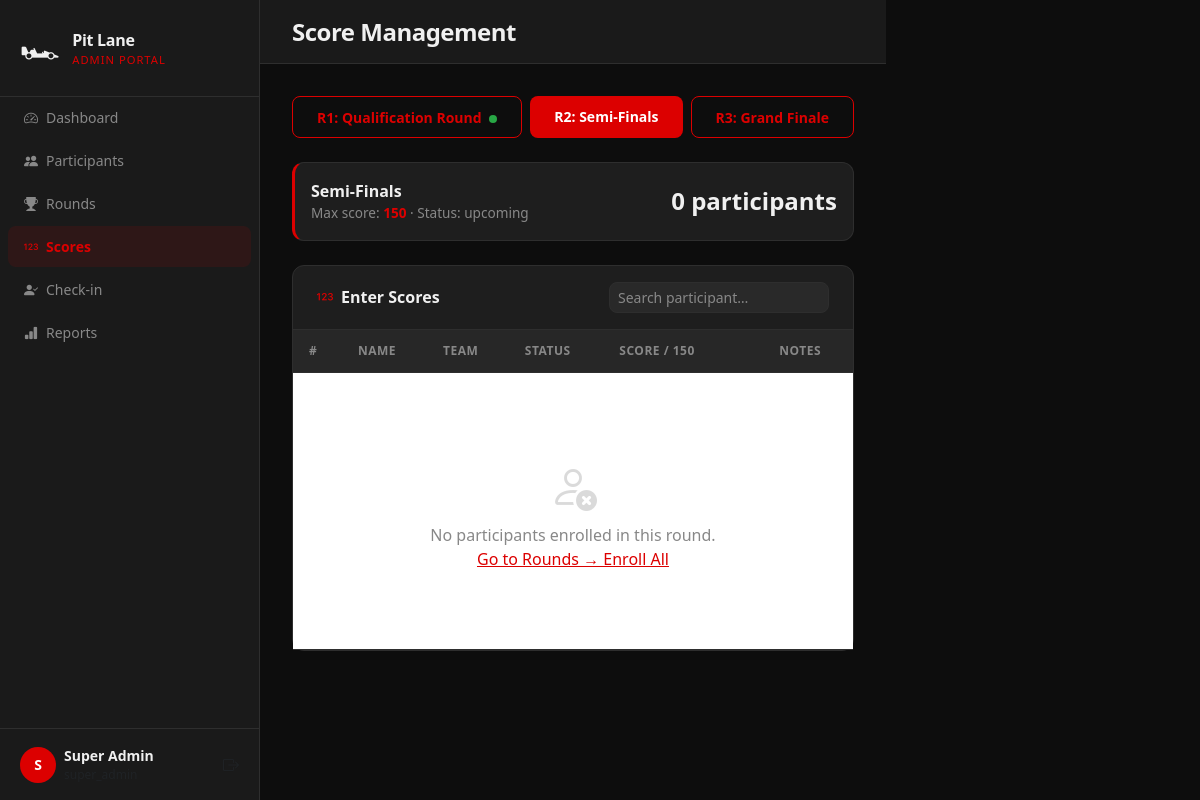
Screenshot of /admin/scores.php?round=2 (signed in) with the database file from the repository.
### tables this page shows
CREATE TABLE IF NOT EXISTS rounds (
    id           INT           NOT NULL AUTO_INCREMENT,
    event_id     INT           NOT NULL,
    round_number INT           NOT NULL,
    name         VARCHAR(200)  NOT NULL,
    description  TEXT,
    max_score    INT           NOT NULL DEFAULT 100,
    start_date   DATETIME,
    end_date     DATETIME,
    status       ENUM('upcoming','active','completed') NOT NULL DEFAULT 'upcoming',
    created_at   TIMESTAMP     NOT NULL DEFAULT CURRENT_TIMESTAMP,
    PRIMARY KEY (id),
    UNIQUE KEY uq_round_number (event_id, round_number),
    CONSTRAINT fk_rounds_event FOREIGN KEY (event_id) REFERENCES events(id) ON DELETE CASCADE
);

### includes/functions.php (called while the page is built, shortened)
<?php
function sanitize(string $val): string {
    return htmlspecialchars(trim($val), ENT_QUOTES, 'UTF-8');
}
function isAdminLoggedIn(): bool {
    return !empty($_SESSION['admin_id']);
}
function currentAdmin(): ?array {
    static $admin = null;
    if ($admin === null) {
        $stmt = db()->prepare('SELECT id, username, name, email, role FROM admins WHERE id = ?');
        $stmt->execute([$_SESSION['admin_id']]);
        $admin = $stmt->fetch() ?: null;
    }
    return $admin;
}

### config/db.php (called while the page is built, shortened)
<?php
function db(): PDO {
    static $pdo = null;
    if ($pdo === null) {
        $dsn = sprintf('mysql:host=%s;dbname=%s;charset=%s', DB_HOST, DB_NAME, DB_CHARSET);
        $pdo = new PDO($dsn, DB_USER, DB_PASS, [
            PDO::ATTR_ERRMODE            => PDO::ERRMODE_EXCEPTION,
            PDO::ATTR_DEFAULT_FETCH_MODE => PDO::FETCH_ASSOC,
            PDO::ATTR_EMULATE_PREPARES   => false,
        ]);
    }
    return $pdo;
}

### admin/scores.php (the view, shortened to what this page needs)
<?php
require_once __DIR__ . '/../includes/layout.php';
$pdo = db();
$rounds = $pdo->query("
    SELECT r.id, r.round_number, r.name, r.max_score, r.status
    FROM rounds r JOIN events e ON e.id=r.event_id
    ORDER BY r.round_number
")->fetchAll();
$roundId       = (int)($_GET['round']       ?? ($rounds[0]['id'] ?? 0));
$currentRound = null;
foreach ($rounds as $r) {
    if ($r['id'] == $roundId) { $currentRound = $r; break; }
}
$where  = ['pr.round_id = ?'];
$params = [$roundId];
$whereSQL = 'WHERE ' . implode(' AND ', $where);
$entries = $pdo->prepare("
    SELECT pr.id AS pr_id, pr.score, pr.status AS pr_status, pr.notes, pr.checked_in_at,
           p.id AS p_id, p.name, p.email, p.city, p.team_name
    FROM participant_rounds pr
    JOIN participants p ON p.id = pr.participant_id
    {$whereSQL}
    ORDER BY pr.score DESC, p.name
");
$entries->execute($params);
$entries = $entries->fetchAll();
pageHead('Scores', true);
?>
<div class="d-flex">
<?php adminNav('scores'); ?>
<div class="admin-main">
  <div class="admin-topbar">
    <span class="page-title">Score Management</span>
  </div>
  <div class="admin-content">
    <div class="d-flex flex-wrap gap-2 mb-4">
      <?php foreach ($rounds as $r): ?>
      <a href="<?= APP_URL ?>/admin/scores.php?round=<?= $r['id'] ?>"
         class="btn btn-sm <?= $roundId==$r['id'] ? 'btn-ferrari' : 'btn-outline-ferrari' ?>">
        R<?= $r['round_number'] ?>: <?= sanitize($r['name']) ?>
        <?php if ($r['status']==='active'): ?><span class="status-dot active ms-1"></span><?php endif; ?>
      </a>
      <?php endforeach; ?>
    </div>
    <?php if ($currentRound): ?>
    <div class="card mb-4 p-3 d-flex flex-row align-items-center gap-3" style="border-left:3px solid var(--ferrari-red)">
      <div>
        <div class="fw-800"><?= sanitize($currentRound['name']) ?></div>
        <div style="color:var(--text-muted);font-size:.85rem">Max score: <strong class="text-ferrari"><?= $currentRound['max_score'] ?></strong> · Status: <?= $currentRound['status'] ?></div>
      </div>
      <div class="ms-auto fw-700" style="font-size:1.5rem"><?= count($entries) ?> participants</div>
    </div>
    <?php endif; ?>
    <div class="card">
      <div class="card-header px-4 py-3 d-flex align-items-center justify-content-between">
        <span><i class="bi bi-123 me-2 text-ferrari"></i>Enter Scores</span>
        <input id="tableSearch" class="form-control form-control-sm w-auto" placeholder="Search participant…" style="min-width:180px">
      </div>
      <form method="POST">
        <div class="table-responsive">
          <table class="table table-dark-custom mb-0">
            <thead>
              <tr><th>#</th><th>Name</th><th>Team</th><th>Status</th><th style="width:160px">Score / <?= $currentRound['max_score'] ?? '?' ?></th><th>Notes</th></tr>
            </thead>
            <tbody>
              <?php if ($entries): ?>
              <?php foreach ($entries as $i => $e): ?>
              <tr>
                <td style="color:var(--text-muted)"><?= $i+1 ?></td>
                <td>
                  <div class="fw-600"><?= sanitize($e['name']) ?></div>
                  <div style="font-size:.75rem;color:var(--text-muted)"><?= sanitize($e['email']) ?></div>
                </td>
                <td style="color:var(--text-muted)"><?= sanitize($e['team_name'] ?: '–') ?></td>
                <td><span class="badge badge-<?= $e['pr_status'] ?>"><?= ucfirst(str_replace('_',' ',$e['pr_status'])) ?></span></td>
                <td>
                  <input type="number" name="scores[<?= $e['pr_id'] ?>]"
                         class="form-control form-control-sm"
                         value="<?= $e['pr_status']==='scored' ? $e['score'] : '' ?>"
                         min="0" max="<?= $currentRound['max_score'] ?? 999 ?>"
                         step="0.5" placeholder="–">
                </td>
                <td style="font-size:.8rem;color:var(--text-muted)"><?= sanitize($e['notes'] ?: '') ?></td>
              </tr>
              <?php endforeach; ?>
              <?php else: ?>
              <tr><td colspan="6">
                <div class="empty-state">
                  <i class="bi bi-person-x"></i>
                  <div>No participants enrolled in this round.<br>
                    <a href="<?= APP_URL ?>/admin/rounds.php" style="color:var(--ferrari-red)">Go to Rounds → Enroll All</a>
                  </div>
                </div>
              </td></tr>
              <?php endif; ?>
            </tbody>
          </table>
        </div>
      </form>
    </div>
  </div>
</div>
</div>
<?php pageFoot(); ?>

### includes/layout.php
<?php
function pageHead(string $title, bool $isAdmin = false): void {
    $base = APP_URL;
    echo <<<HTML
<!DOCTYPE html>
<html lang="en">
<head>
<meta charset="UTF-8">
<meta name="viewport" content="width=device-width, initial-scale=1">
<title>{$title} – A Pit Lane of Ferrari</title>
<link rel="stylesheet" href="https://use.typekit.net/uef7mgf.css">
<link rel="stylesheet" href="https://cdn.jsdelivr.net/npm/bootstrap@5.3.3/dist/css/bootstrap.min.css">
<link rel="stylesheet" href="https://cdn.jsdelivr.net/npm/bootstrap-icons@1.11.3/font/bootstrap-icons.min.css">
<link rel="stylesheet" href="{$base}/assets/css/main.css">
</head>
<body>
HTML;
}
function pageFoot(bool $charts = false): void {
    $base = APP_URL;
    $chartScript = $charts
        ? '<script src="https://cdn.jsdelivr.net/npm/chart.js@4.4.4/dist/chart.umd.min.js"></script>'
        : '';
    echo <<<HTML
{$chartScript}
<script src="https://cdn.jsdelivr.net/npm/bootstrap@5.3.3/dist/js/bootstrap.bundle.min.js"></script>
<script src="{$base}/assets/js/main.js"></script>
</body>
</html>
HTML;
}
function adminNav(string $active = ''): void {
    $admin = currentAdmin();
    $base  = APP_URL;
    $items = [
        'dashboard'    => ['Dashboard',     'bi-speedometer2',   '/admin/index.php'],
        'participants' => ['Participants',   'bi-people-fill',    '/admin/participants.php'],
        'rounds'       => ['Rounds',         'bi-trophy-fill',    '/admin/rounds.php'],
        'scores'       => ['Scores',         'bi-123',            '/admin/scores.php'],
        'scanner'      => ['Check-in',        'bi-person-check-fill', '/admin/scanner.php'],
        'reports'      => ['Reports',        'bi-bar-chart-fill', '/admin/reports.php'],
    ];
    $initials = strtoupper(substr($admin['name'], 0, 1));
    $links = '';
    foreach ($items as $key => [$label, $icon, $href]) {
        $cls = $active === $key ? 'active' : '';
        $links .= <<<HTML
<li class="nav-item">
  <a class="nav-link {$cls}" href="{$base}{$href}">
    <i class="bi {$icon} me-2"></i>{$label}
  </a>
</li>
HTML;
    }
    echo <<<HTML
<nav class="admin-sidebar d-flex flex-column">
  <div class="sidebar-brand">
    <div class="ferrari-logo">🏎</div>
    <div>
      <div class="brand-name">Pit Lane</div>
      <div class="brand-sub">Admin Portal</div>
    </div>
  </div>
  <ul class="nav flex-column flex-grow-1 px-2">
    {$links}
  </ul>
  <div class="sidebar-footer">
    <div class="d-flex align-items-center gap-2">
      <div class="avatar">{$initials}</div>
      <div>
        <div class="fw-600 small">{$admin['name']}</div>
        <div class="text-muted" style="font-size:.75rem">{$admin['role']}</div>
      </div>
      <a href="{$base}/admin/logout.php" class="ms-auto text-muted" title="Logout">
        <i class="bi bi-box-arrow-right"></i>
      </a>
    </div>
  </div>
</nav>
HTML;
}

### assets/css/main.css (style rules this page uses)
:root { --ferrari-red: #DC0000; --ferrari-dark: #1A1A1A; --ferrari-darker: #0D0D0D; --ferrari-gold: #C8A84B; --ferrari-silver: #B0B0B0; --card-bg: #1E1E1E; --card-border: #2E2E2E; --text-primary: #F0F0F0; --text-muted: #888; --success: #28a745; --warning: #ffc107; --danger: #DC0000; --sidebar-w: 260px; --header-h: 64px; }
*, *::before, *::after { box-sizing: border-box; }
body { font-family: 'forma-djr-text', 'Forma DJR Text', system-ui, sans-serif; background: var(--ferrari-darker); color: var(--text-primary); margin: 0; min-height: 100vh; }
.fw-600 { font-weight: 600; }
.fw-700 { font-weight: 700; }
.fw-800 { font-weight: 800; }
.card { background: var(--card-bg); border: 1px solid var(--card-border); border-radius: 12px; color: var(--text-primary); }
.card-header { background: transparent; border-bottom: 1px solid var(--card-border); font-weight: 600; }
.admin-sidebar { width: var(--sidebar-w); background: var(--ferrari-dark); border-right: 1px solid var(--card-border); min-height: 100vh; position: fixed; top: 0; left: 0; z-index: 200; padding: 0; overflow-y: auto; }
.sidebar-brand { padding: 1.5rem 1.25rem; border-bottom: 1px solid var(--card-border); display: flex; align-items: center; gap: .75rem; }
.ferrari-logo { font-size: 2rem; }
.brand-name { font-weight: 800; font-size: 1rem; letter-spacing: -.3px; }
.brand-sub { font-size: .7rem; color: var(--ferrari-red); text-transform: uppercase; letter-spacing: 1px; }
.admin-sidebar .nav-link { color: var(--text-muted); padding: .625rem 1rem; border-radius: 8px; font-size: .875rem; font-weight: 500; transition: all .15s; margin-bottom: 2px; }
.admin-sidebar .nav-link:hover, .admin-sidebar .nav-link.active { color: #fff; background: rgba(220,0,0,.15); }
.admin-sidebar .nav-link.active { color: var(--ferrari-red); background: rgba(220,0,0,.1); font-weight: 600; }
.sidebar-footer { padding: 1rem 1.25rem; border-top: 1px solid var(--card-border); margin-top: auto; }
.avatar { width: 36px; height: 36px; border-radius: 50%; background: var(--ferrari-red); color: #fff; font-weight: 700; display: flex; align-items: center; justify-content: center; font-size: .875rem; flex-shrink: 0; }
.admin-main { margin-left: var(--sidebar-w); min-height: 100vh; padding: 0; }
.admin-topbar { height: var(--header-h); background: var(--ferrari-dark); border-bottom: 1px solid var(--card-border); display: flex; align-items: center; padding: 0 2rem; gap: 1rem; position: sticky; top: 0; z-index: 100; }
.admin-content { padding: 2rem; }
.page-title { font-size: 1.5rem; font-weight: 800; letter-spacing: -.5px; }
.btn-ferrari { background: var(--ferrari-red); color: #fff; border: none; font-weight: 600; border-radius: 8px; padding: .6rem 1.5rem; transition: all .15s; }
.btn-outline-ferrari { border: 1.5px solid var(--ferrari-red); color: var(--ferrari-red); background: transparent; font-weight: 600; border-radius: 8px; padding: .6rem 1.5rem; transition: all .15s; }
.table-dark-custom { color: var(--text-primary); }
.table-dark-custom thead th { background: rgba(255,255,255,.04); border-color: var(--card-border); font-size: .75rem; font-weight: 600; text-transform: uppercase; letter-spacing: .5px; color: var(--text-muted); padding: .75rem 1rem; }
.table-dark-custom tbody tr { border-color: var(--card-border); transition: background .1s; }
.table-dark-custom tbody td { padding: .875rem 1rem; vertical-align: middle; border-color: var(--card-border); }
.form-control, .form-select { background: rgba(255,255,255,.05); border-color: var(--card-border); color: var(--text-primary); border-radius: 8px; }
.form-control::placeholder { color: var(--text-muted); }
.status-dot { width: 8px; height: 8px; border-radius: 50%; display: inline-block; }
.status-dot.active { background: #28a745; }
.status-dot.active { animation: pulse 2s infinite; }
.text-ferrari { color: var(--ferrari-red) !important; }
.empty-state { text-align: center; padding: 4rem 2rem; color: var(--text-muted); }
.empty-state i { font-size: 3rem; margin-bottom: 1rem; opacity: .3; }

### rows the page displays
rounds: round_number "1", name "Qualification Round", status "active" (drawn)
rounds: round_number "2", name "Semi-Finals", max_score "150", status "upcoming"
rounds: round_number "3", name "Grand Finale"

### other values shown
$label "Dashboard"
$label "Participants"
$label "Rounds"
$label "Scores"
$label "Check-in"
$label "Reports"
$initials "S"
$admin['name'] "Super Admin"
count($entries) "0"
